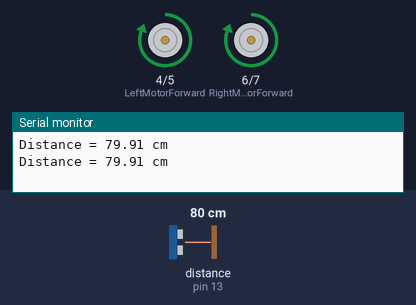
Simulated run of this sketch. Board: Arduino Uno, built with avr-gcc and run on an emulated ATmega328P. Parts: motor-driver pin pairs drawn as motors (green arrow = first pin HIGH = forward, orange = second pin HIGH = backward, longer = more drive), the last lines printed to the serial monitor. Wiring (inferred from the names in the program): ultrasonic range finder: trigger pin 8; echo pin 13. Inputs (shaded band) come from the test bench; at power-on: distance to the obstacle (sensor on pin 13) 80 cm. The echo pulse lasts 58.3 µs per cm.

Above: at 1.8 s.
1.9 s: distance to the obstacle (sensor on pin 13) set to 10 cm
4.2 s: distance to the obstacle (sensor on pin 13) set to 7 cm
At 7.4 s:
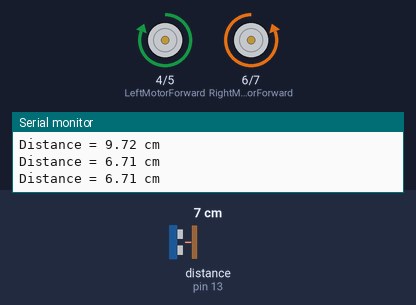
8.3 s: distance to the obstacle (sensor on pin 13) set to 9 cm
At 8.81 s:
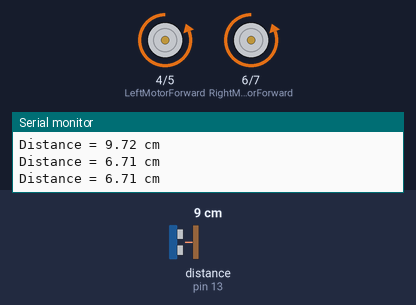
12.1 s: distance to the obstacle (sensor on pin 13) set to 4 cm
At 13.77 s:
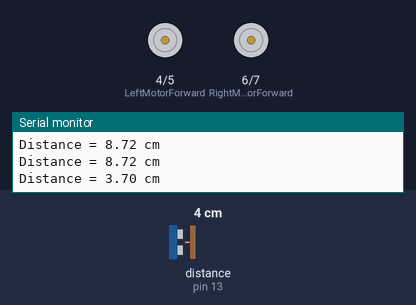
Timing chart, 0 to 17.2 s (numbered marks = the images above; inputs shaded):
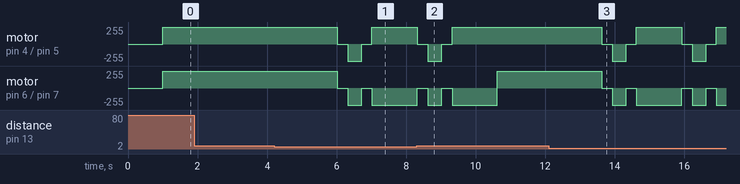

The sketch:

ultrasonic_card_updated_code.ino
```cpp
const int LeftMotorForward = 4;
const int LeftMotorBackward = 5;
const int RightMotorForward = 6;
const int RightMotorBackward = 7;

#define trigPin 8
#define echoPin 13


void setup() {


  pinMode(trigPin, OUTPUT);
  pinMode(echoPin, INPUT);
  Serial.begin(9600);

  pinMode(RightMotorForward, OUTPUT);
  pinMode(LeftMotorForward, OUTPUT);
  pinMode(LeftMotorBackward, OUTPUT);
  pinMode(RightMotorBackward, OUTPUT);
}

void Stop()       // Stop Function for Motor Driver.
{
  digitalWrite(RightMotorForward, LOW);
  digitalWrite(RightMotorBackward, LOW);
  digitalWrite(LeftMotorForward, LOW);
  digitalWrite(LeftMotorBackward, LOW);
}

void Forward()    //  Forward Function for Motor Driver.
{
    digitalWrite(RightMotorForward, HIGH);
    digitalWrite(RightMotorBackward, LOW);
    digitalWrite(LeftMotorForward, HIGH);
    digitalWrite(LeftMotorBackward, LOW);
}

void Backward()   //  Backward Function for Motor Driver.
{
  digitalWrite(RightMotorForward, LOW);
  digitalWrite(RightMotorBackward, HIGH);
  digitalWrite(LeftMotorForward, LOW);
  digitalWrite(LeftMotorBackward, HIGH);
}

void Right()      // Right Function for Motor Driver.
{
  digitalWrite(RightMotorForward, LOW);
  digitalWrite(RightMotorBackward, HIGH);
  digitalWrite(LeftMotorForward, HIGH);
  digitalWrite(LeftMotorBackward, LOW);
}

void Left()       // Left Function for Motor Driver.
{
  digitalWrite(RightMotorForward, HIGH);
  digitalWrite(RightMotorBackward, LOW);
  digitalWrite(LeftMotorForward, LOW);
  digitalWrite(LeftMotorBackward, HIGH);
}
void loop() {

  float Time, distance;
  digitalWrite(trigPin, LOW);
  delayMicroseconds(2);

  digitalWrite(trigPin, HIGH);
  delayMicroseconds(10);

  digitalWrite(trigPin, LOW);

  Time = pulseIn(echoPin, HIGH);
  distance = (Time / 2) * 0.0344;

  if (distance >= 400 || distance <= 2){
    Serial.print("Distance = ");
    Serial.println("Out of range");
  }
  else {
    Serial.print("Distance = ");
    Serial.print(distance);
    Serial.println(" cm");
    delay(500);
  }
  delay(500);


  if (distance <= 8)        //Algorithm
  {
    Stop();
    delay(300);
    Backward();
    delay(400);
    Stop();
    delay(300);
    Right();
    delay(300);
  }

    else
  {
    Forward();
  }


}
```

Measured:
- the behaviour switches between 9 and 8 cm on distance to the obstacle (sensor on pin 13) (found by bisection; images 0 and 1)
- after the input at 8.3 s, motor on pin 4 (LeftMotorForward) / pin 5 (LeftMotorBackward): goes on until 9.3 s, then stays forward 255/255
